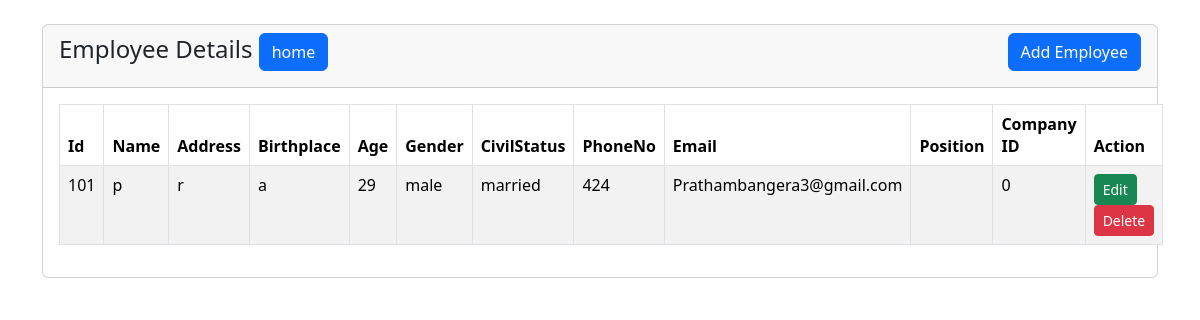
Page /employee.php on the committed database.
### tables this page shows
CREATE TABLE `tblemployees` (
  `id` int(11) NOT NULL,
  `name` varchar(50) NOT NULL,
  `address` varchar(90) NOT NULL,
  `birthplace` varchar(90) NOT NULL,
  `age` int(11) NOT NULL,
  `gender` varchar(30) NOT NULL,
  `civilstatus` varchar(30) NOT NULL,
  `phoneno` varchar(40) NOT NULL,
  `email` varchar(90) NOT NULL,
  `position` varchar(50) NOT NULL,
  `companyid` int(11) NOT NULL
);

### employee.php (the view, shortened to what this page needs)
<?php
    require 'index.php';
?>
<!doctype html>
<html lang="en">
  <head>
    <link href="css/bootstrap.min.css" rel="stylesheet">
</head>
<body>
    <div class="container mt-4">
        <div class="row">
            <div class="col-md-12">
                <div class="card">
                    <div class="card-header">
                        <h4>Employee Details
						<a href="home3.html" class="btn btn-primary side-end-end">home</a>
                            <a href="addemployee.php" class="btn btn-primary float-end">Add Employee</a>
                        </h4>
                    </div>
                    <div class="card-body">
                        <table class="table table-bordered table-striped">
                            <thead>
                                <tr>
									<th>Id</th>
                                    <th>Name</th>
                                    <th>Address </th>
                                    <th>Birthplace</th>
                                    <th>Age</th>
									<th>Gender</th>
									<th>CivilStatus</th>
									<th>PhoneNo</th>
									<th>Email</th>
									<th>Position</th>
									<th>Company ID</th>
                                    <th>Action</th>
                                </tr>
                            </thead>
                            <tbody>
                                <?php
                                    $query = "SELECT * FROM tblemployees";
                                    $query_run = mysqli_query($conn, $query);
                                    if(mysqli_num_rows($query_run) > 0)
                                    {
                                        foreach($query_run as $employee)
                                        {
                                            ?>
                                            <tr>
												<td><?= $employee['id']; ?></td>
                                                <td><?= $employee['name']; ?></td>
                                                <td><?= $employee['address']; ?></td>
                                                <td><?= $employee['birthplace']; ?></td>
                                                <td><?= $employee['age']; ?></td>
												<td><?= $employee['gender']; ?></td>
												<td><?= $employee['civilstatus']; ?></td>
												<td><?= $employee['phoneno']; ?></td>
												<td><?= $employee['email']; ?></td>
												<td><?= $employee['position']; ?></td>
												<td><?= $employee['companyid']; ?></td>
                                                <td>
                                                <a href="employeeedit.php?id=<?= $employee['id']; ?>" class="btn btn-success btn-sm">Edit</a>
													  <form action="employeecode.php" method="POST" class="d-inline">
                                                        <button type="submit" name="delete_employee" value="<?=$employee['id'];?>" class="btn btn-danger btn-sm">Delete</button>
                                                    </form>
                                                </td>
                                            </tr>
                                            <?php
                                        }
                                    }
                                    else
                                    {
                                        echo "<h5> No Record Found </h5>";
                                    }
                                ?>
                            </tbody>
                        </table>
                    </div>
                </div>
            </div>
        </div>
    </div>
</body>
</html>

### rows in the picture
tblemployees: id "101", name "p", address "r", birthplace "a", age "29", gender "male", civilstatus "married", phoneno "424", email "Prathambangera3@gmail.com", companyid "0"
